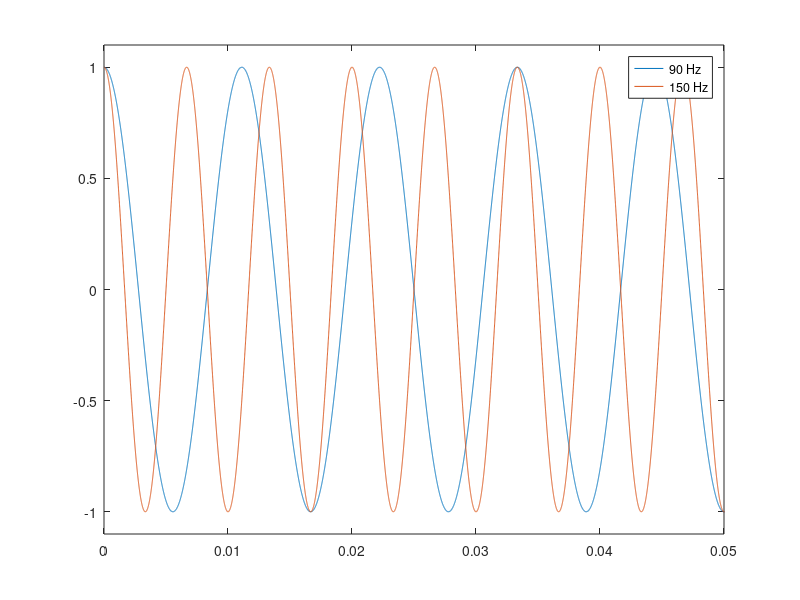
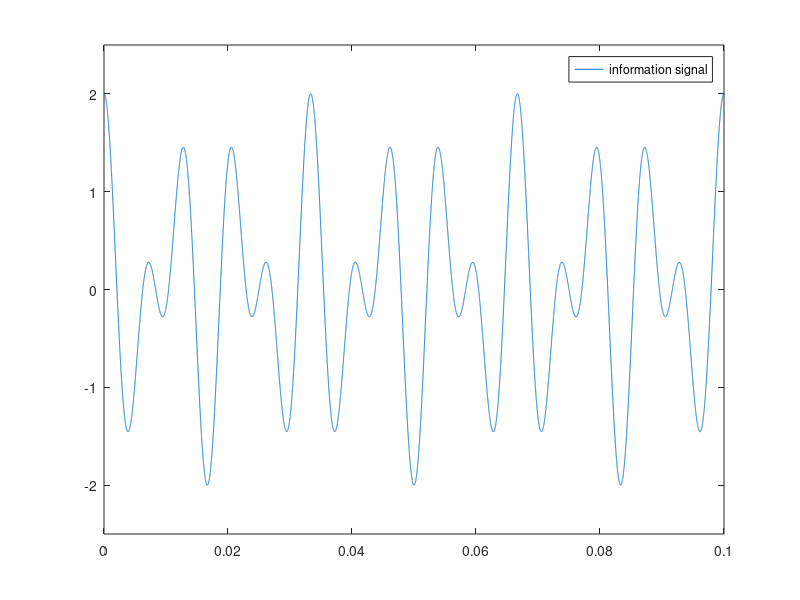
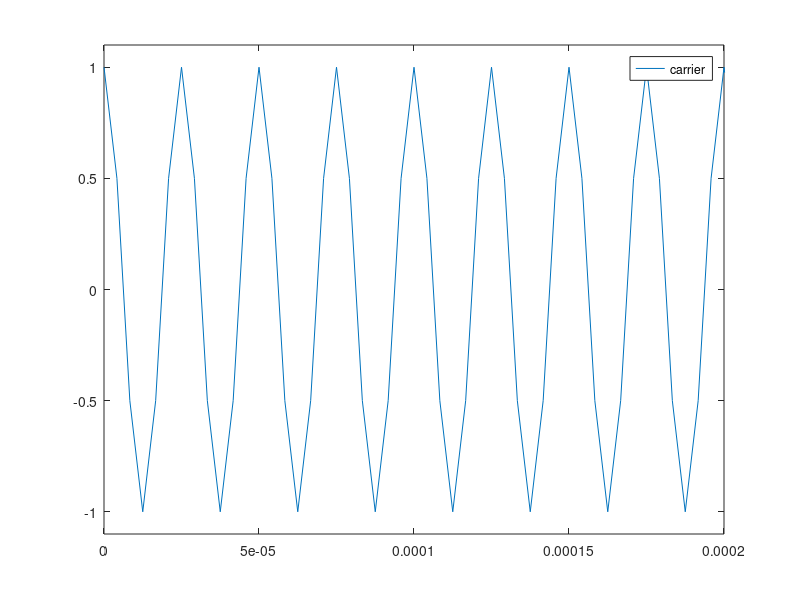
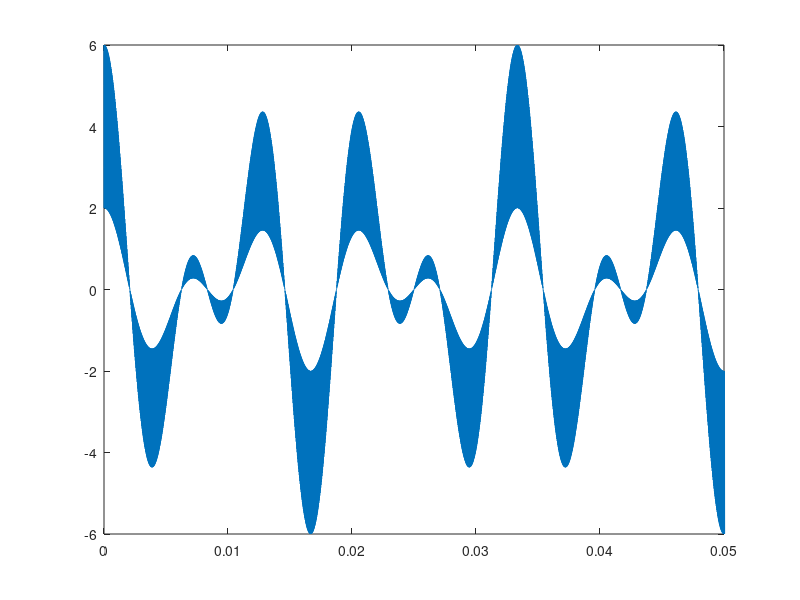

These charts were generated, in order, by the following MATLAB code:
%% Parameters
fs = 240000;     % Sampling frequency
ts = 1/fs;       % Sampling period
st = 1;          % Untill what time to run
t = 0:ts:st-ts;  % Time vector with ts (1/fs) steps
sn = (st-ts)/ts; % number of samples
%% 90 Hz
a_90 = 1;        % 90 Hz Amplitude
f_90 = 90;       % 90 Hz Frequency
phi_90 = 0;      % 90 Hz Phase
%% 150 Hz
a_150 = 1;       % 150 Hz Amplitude
f_150 = 150;     % 150 Hz Frequency
phi_150 = 0;     % 150 Hz Phase
%% Carrier 
a_c = 1;         % Carrier Amplitude
f_c = 109e6;     % Carrier Frequency
phi_c = 0;       % Carrier phase
%% define 90 Hz tone signal
t_90 = a_90*cos(2*pi*f_90*t + phi_90);     % Make a signal equation of Acos(2pift+phi)
figure('name','90 Hz and 150 Hz');         % Name the figure
plot(t,t_90)                               % Plot the signal
axis([0 0.05 -1.1 1.1])                    % Change axis for comfort
hold on                                    % Hold for the next plot
%% define 150 Hz tone signal
t_150 = a_150*cos(2*pi*f_150*t + phi_150); % Make a signal equation of Acos(2pift+phi)
plot(t,t_150)                              % Plot the signal
legend('90 Hz','150 Hz')                   % Naming the signals
hold off                                   % Stop holding the plots
%% Define the information signal
figure('name','Information')               % Name the figure
t_info = t_90 + t_150;                     % Make the information signal sum of 2 signals
plot(t,t_info)                             % plot the information
axis([0 0.1 -2.5 2.5])                     % change axis for comfort
legend('information signal')               % add legend
hold off                                   % stop holding for next figure
%% Define Carrier
t_c = a_c*cos(2*pi*f_c*t + phi_c);         % Define carrier signal
figure('name','Carrier')                   % name the figure
plot(t,t_c)                                % plot the carrier
axis([0 0.0002 -1.1 1.1])                  % change axis for comfort
legend('carrier')                          % add legend
%% Modulate the signals
a_mod = (t_c + 2) .* t_info;               % add DC compenent for modulation 
figure('name','Modulated')                 % name the figure
plot(t,a_mod)                              % plot the modulated signal
axis([0 0.05 -6 6])                        % change axis for comfort


